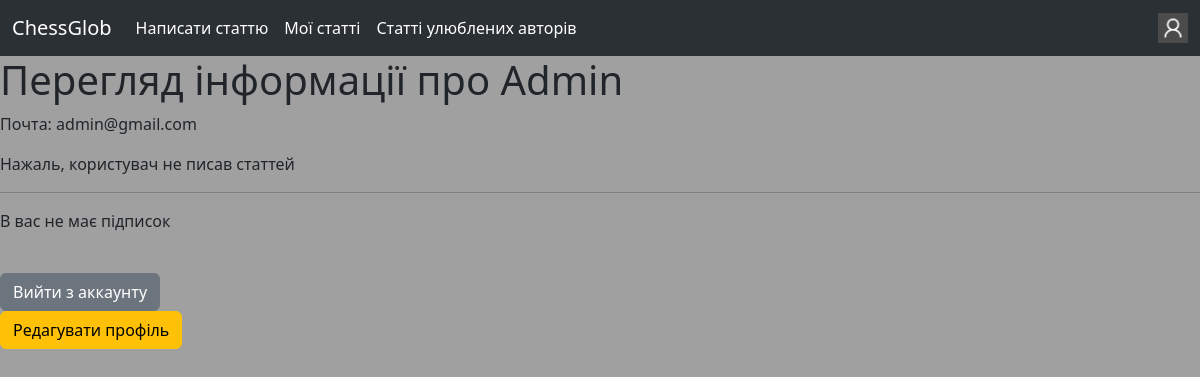
Before: /view_user_info/Admin (signed in) with the older database file.
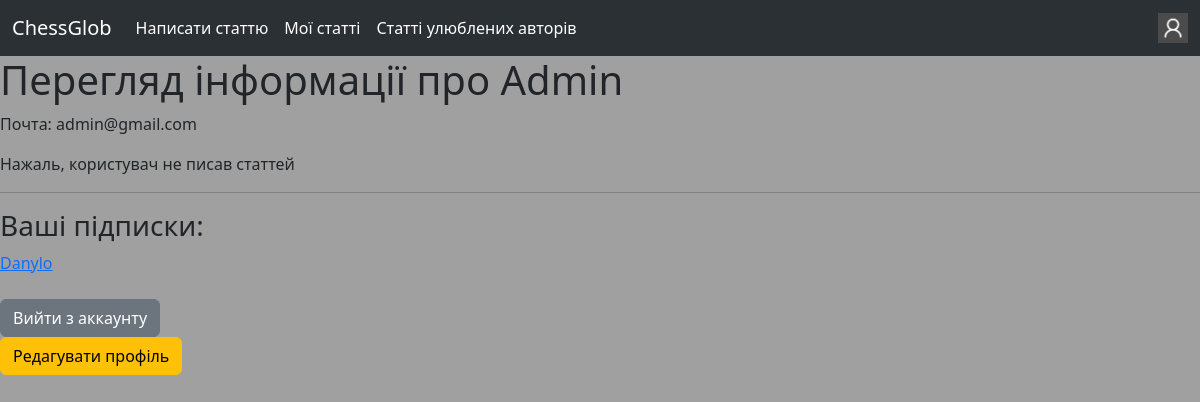
After: the same page with the newer database file.
### blog/models.py (models this page shows, shortened)
class Subscription(models.Model): #Підписка користувача, на іншого користувача, щоб отримувати інформацію про його статті
    who = models.ForeignKey(MyUser, models.CASCADE, related_name="subscription_who")
    on_whom = models.ForeignKey(MyUser, models.CASCADE, related_name="subscription_on_whom")
    email_newsletter = models.BooleanField(default=False)

### auth_sys/models.py (models this page shows, shortened)
class MyUser(AbstractBaseUser, PermissionsMixin):
    class Roles(models.TextChoices): #Усі можливі ролі
        USER = "user"
        ADMINISTRATOR = "administrator"
    username = models.CharField(unique=True, max_length=16)
    email = models.EmailField(unique=True)
    role = models.CharField(choices=Roles.choices, default=Roles.USER)
    first_name = models.CharField(blank=True, null=True, max_length=16)
    last_name = models.CharField(blank=True, null=True, max_length=32)
    birth_date = models.DateField(blank=True, null=True)
    is_staff = models.BooleanField(default=False)
    is_superuser = models.BooleanField(default=False)
    is_active = models.BooleanField(default=True)
    objects = MyUserManager() #Це потрібно для створення самого акаунту
    USERNAME_FIELD = "username"
    REQUIRED_FIELDS = ["email"]

### blog/views.py (the view)
# urls.py: path("view_user_info/<str:username>", views.view_user_info, name="view_user_info"),
def view_user_info(request, username):
    if not MyUser.objects.filter(username=username).exists():
        return redirect("/eror?eror_text=Користувача з таким юзернеймом не існує.")
    context = {"user_v":MyUser.objects.get(username=username)}
    context["articles_num"] = models.Article.objects.filter(author=context["user_v"]).count()
    context["subscriptions"] = models.Subscription.objects.filter(who=context["user_v"])
    if context["subscriptions"].count() == 0: context["subscriptions"] = 0
    if request.user.is_authenticated:
        context["is_sub"] = models.Subscription.objects.filter(who=request.user, on_whom=context["user_v"]).exists()
    return render(request, "blog/view_user_info.html", context)

### templates/blog/view_user_info.html (shortened to what this page needs)
{% extends "base.html" %}
{% load static %}
{% block body %}
<h1>Перегляд інформації про {{ user_v.username }}</h1>
<p>Почта: {{ user_v.email }}</p>
{% if articles_num == 0 %}
<p>Нажаль, користувач не писав статтей</p>
{% else %}
<p>Користувач написав <a href="{% url 'blog:view_user_articles' user_v.username %}" role="btn">{{ articles_num }}</a> статей</p>
{% endif %}
{% if request.user == user_v %}
    <hr>
    {% if subscriptions != 0 %}
        <h3>Ваші підписки:</h3>
        {% for subscription in subscriptions %}
        <a href="{% url 'blog:view_user_info' subscription.on_whom.username %}">{{ subscription.on_whom.username }}</a><br>
        {% endfor %}
    {% else %}
    <p>В вас не має підписок</p>
    {% endif %}
    <br>
    <a class="btn btn-secondary" href="{% url 'auth_sys:logout' %}" role="button">Вийти з аккаунту</a>
    <br>
    <a class="btn btn-warning" href="{% url 'blog:redact_my_info' %}" role="button">Редагувати профіль</a>
{% endif %}
{% endblock %}

Changed rows visible on the page:
added Subscription: on_whom.username "Danylo"
Other visible differences:
text no longer shown: "В вас не має підписок"
text now shown: "Ваші підписки:"
